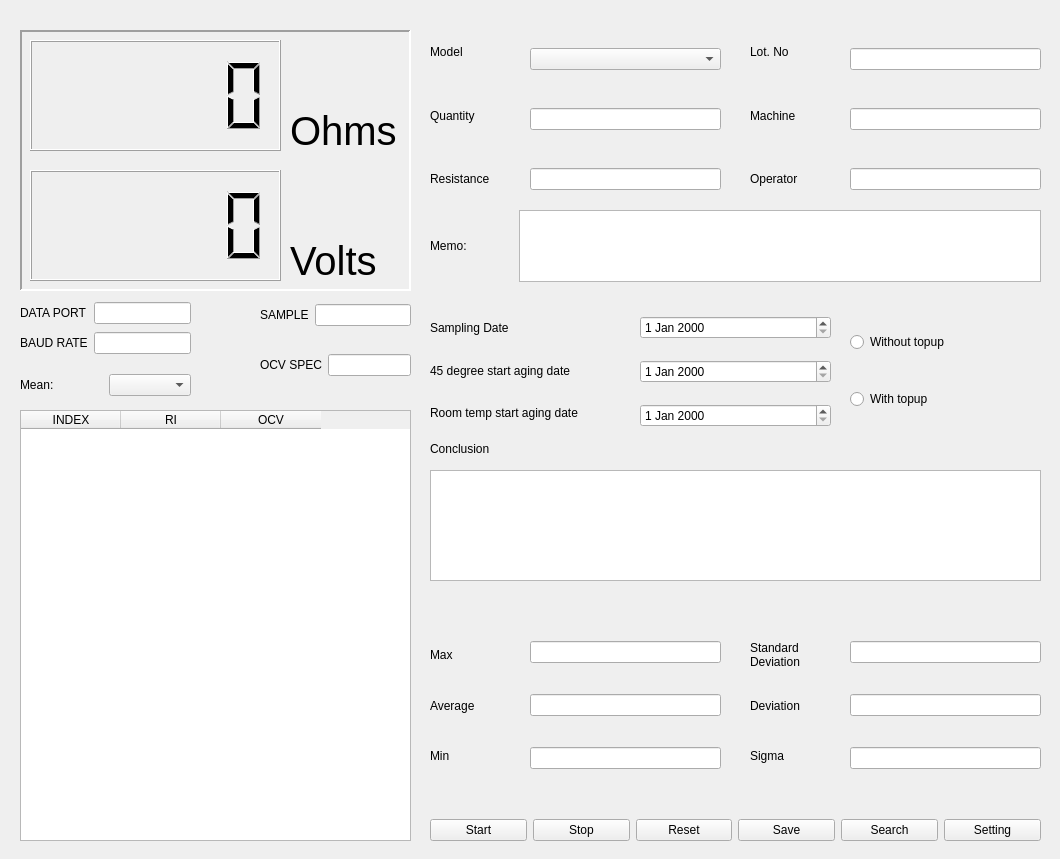
<?xml version="1.0" encoding="UTF-8"?>
<ui version="4.0">
 <class>Form</class>
 <widget class="QWidget" name="Form">
  <property name="geometry">
   <rect>
    <x>0</x>
    <y>0</y>
    <width>1060</width>
    <height>859</height>
   </rect>
  </property>
  <property name="sizePolicy">
   <sizepolicy hsizetype="Fixed" vsizetype="Fixed">
    <horstretch>0</horstretch>
    <verstretch>0</verstretch>
   </sizepolicy>
  </property>
  <property name="minimumSize">
   <size>
    <width>1060</width>
    <height>859</height>
   </size>
  </property>
  <property name="maximumSize">
   <size>
    <width>1060</width>
    <height>859</height>
   </size>
  </property>
  <property name="windowTitle">
   <string>OCVRi log</string>
  </property>
  <widget class="QWidget" name="gridLayoutWidget">
   <property name="geometry">
    <rect>
     <x>530</x>
     <y>10</y>
     <width>191</width>
     <height>221</height>
    </rect>
   </property>
   <layout class="QGridLayout" name="gridLayout" rowstretch="0,0,0,0" columnstretch="0" rowminimumheight="0,0,0,0">
    <property name="leftMargin">
     <number>0</number>
    </property>
    <property name="topMargin">
     <number>0</number>
    </property>
    <property name="spacing">
     <number>0</number>
    </property>
    <item row="1" column="0">
     <widget class="QLineEdit" name="lineEdit"/>
    </item>
    <item row="0" column="0">
     <widget class="QComboBox" name="comboBox"/>
    </item>
    <item row="3" column="0">
     <widget class="QLineEdit" name="lineEdit_2">
      <property name="readOnly">
       <bool>true</bool>
      </property>
     </widget>
    </item>
   </layout>
  </widget>
  <widget class="QWidget" name="gridLayoutWidget_2">
   <property name="geometry">
    <rect>
     <x>850</x>
     <y>10</y>
     <width>191</width>
     <height>221</height>
    </rect>
   </property>
   <layout class="QGridLayout" name="gridLayout_2" rowstretch="0,0,0" columnstretch="0">
    <property name="leftMargin">
     <number>0</number>
    </property>
    <property name="topMargin">
     <number>0</number>
    </property>
    <property name="spacing">
     <number>0</number>
    </property>
    <item row="0" column="0">
     <widget class="QLineEdit" name="lineEdit_3"/>
    </item>
    <item row="1" column="0">
     <widget class="QLineEdit" name="lineEdit_4"/>
    </item>
    <item row="2" column="0">
     <widget class="QLineEdit" name="lineEdit_5"/>
    </item>
   </layout>
  </widget>
  <widget class="QWidget" name="gridLayoutWidget_3">
   <property name="geometry">
    <rect>
     <x>430</x>
     <y>20</y>
     <width>172</width>
     <height>191</height>
    </rect>
   </property>
   <layout class="QGridLayout" name="gridLayout_3" rowstretch="0,0,0" columnstretch="0,0">
    <property name="leftMargin">
     <number>0</number>
    </property>
    <property name="topMargin">
     <number>0</number>
    </property>
    <property name="spacing">
     <number>0</number>
    </property>
    <item row="0" column="1">
     <widget class="QLabel" name="label">
      <property name="text">
       <string>Model</string>
      </property>
     </widget>
    </item>
    <item row="1" column="1">
     <widget class="QLabel" name="label_2">
      <property name="text">
       <string>Quantity</string>
      </property>
     </widget>
    </item>
    <item row="2" column="1">
     <widget class="QLabel" name="label_3">
      <property name="text">
       <string>Resistance</string>
      </property>
     </widget>
    </item>
   </layout>
  </widget>
  <widget class="QWidget" name="gridLayoutWidget_4">
   <property name="geometry">
    <rect>
     <x>750</x>
     <y>20</y>
     <width>81</width>
     <height>191</height>
    </rect>
   </property>
   <layout class="QGridLayout" name="gridLayout_4" rowstretch="0,0,0,0" columnstretch="0,0">
    <property name="leftMargin">
     <number>0</number>
    </property>
    <property name="topMargin">
     <number>0</number>
    </property>
    <property name="spacing">
     <number>0</number>
    </property>
    <item row="3" column="1">
     <widget class="QLabel" name="label_6">
      <property name="text">
       <string>Operator</string>
      </property>
     </widget>
    </item>
    <item row="2" column="1">
     <widget class="QLabel" name="label_4">
      <property name="text">
       <string>Machine</string>
      </property>
     </widget>
    </item>
    <item row="0" column="1">
     <widget class="QLabel" name="label_5">
      <property name="text">
       <string>Lot. No</string>
      </property>
     </widget>
    </item>
   </layout>
  </widget>
  <widget class="QWidget" name="horizontalLayoutWidget">
   <property name="geometry">
    <rect>
     <x>430</x>
     <y>210</y>
     <width>611</width>
     <height>72</height>
    </rect>
   </property>
   <layout class="QHBoxLayout" name="horizontalLayout">
    <property name="spacing">
     <number>52</number>
    </property>
    <item>
     <widget class="QLabel" name="label_7">
      <property name="text">
       <string>Memo:</string>
      </property>
     </widget>
    </item>
    <item>
     <widget class="QPlainTextEdit" name="plainTextEdit"/>
    </item>
   </layout>
  </widget>
  <widget class="QWidget" name="verticalLayoutWidget">
   <property name="geometry">
    <rect>
     <x>640</x>
     <y>301</y>
     <width>191</width>
     <height>141</height>
    </rect>
   </property>
   <layout class="QVBoxLayout" name="verticalLayout">
    <item>
     <widget class="QDateEdit" name="dateEdit_2"/>
    </item>
    <item>
     <widget class="QDateEdit" name="dateEdit"/>
    </item>
    <item>
     <widget class="QDateEdit" name="dateEdit_3"/>
    </item>
   </layout>
  </widget>
  <widget class="QWidget" name="verticalLayoutWidget_2">
   <property name="geometry">
    <rect>
     <x>430</x>
     <y>310</y>
     <width>201</width>
     <height>121</height>
    </rect>
   </property>
   <layout class="QVBoxLayout" name="verticalLayout_2">
    <item>
     <widget class="QLabel" name="label_9">
      <property name="text">
       <string>Sampling Date</string>
      </property>
      <property name="wordWrap">
       <bool>true</bool>
      </property>
     </widget>
    </item>
    <item>
     <widget class="QLabel" name="label_8">
      <property name="text">
       <string>45 degree start aging date</string>
      </property>
      <property name="wordWrap">
       <bool>true</bool>
      </property>
     </widget>
    </item>
    <item>
     <widget class="QLabel" name="label_10">
      <property name="text">
       <string>Room temp start aging date</string>
      </property>
      <property name="wordWrap">
       <bool>true</bool>
      </property>
     </widget>
    </item>
   </layout>
  </widget>
  <widget class="QWidget" name="verticalLayoutWidget_3">
   <property name="geometry">
    <rect>
     <x>850</x>
     <y>301</y>
     <width>191</width>
     <height>141</height>
    </rect>
   </property>
   <layout class="QVBoxLayout" name="verticalLayout_3">
    <item>
     <widget class="QRadioButton" name="radioButton">
      <property name="text">
       <string>Without topup</string>
      </property>
     </widget>
    </item>
    <item>
     <widget class="QRadioButton" name="radioButton_2">
      <property name="text">
       <string>With topup</string>
      </property>
     </widget>
    </item>
   </layout>
  </widget>
  <widget class="QTextBrowser" name="textBrowser">
   <property name="geometry">
    <rect>
     <x>430</x>
     <y>470</y>
     <width>611</width>
     <height>111</height>
    </rect>
   </property>
  </widget>
  <widget class="QLabel" name="label_11">
   <property name="geometry">
    <rect>
     <x>430</x>
     <y>440</y>
     <width>81</width>
     <height>17</height>
    </rect>
   </property>
   <property name="text">
    <string>Conclusion</string>
   </property>
  </widget>
  <widget class="QWidget" name="gridLayoutWidget_5">
   <property name="geometry">
    <rect>
     <x>430</x>
     <y>630</y>
     <width>81</width>
     <height>151</height>
    </rect>
   </property>
   <layout class="QGridLayout" name="gridLayout_5" rowstretch="0,0,0" columnstretch="0,0">
    <property name="leftMargin">
     <number>0</number>
    </property>
    <property name="topMargin">
     <number>0</number>
    </property>
    <property name="spacing">
     <number>0</number>
    </property>
    <item row="2" column="1">
     <widget class="QLabel" name="label_13">
      <property name="text">
       <string>Min</string>
      </property>
     </widget>
    </item>
    <item row="0" column="1">
     <widget class="QLabel" name="label_14">
      <property name="text">
       <string>Max</string>
      </property>
     </widget>
    </item>
    <item row="1" column="1">
     <widget class="QLabel" name="label_15">
      <property name="text">
       <string>Average</string>
      </property>
     </widget>
    </item>
   </layout>
  </widget>
  <widget class="QWidget" name="gridLayoutWidget_6">
   <property name="geometry">
    <rect>
     <x>530</x>
     <y>610</y>
     <width>191</width>
     <height>191</height>
    </rect>
   </property>
   <layout class="QGridLayout" name="gridLayout_6" rowstretch="0,0,0" columnstretch="0">
    <property name="leftMargin">
     <number>0</number>
    </property>
    <property name="topMargin">
     <number>0</number>
    </property>
    <property name="spacing">
     <number>0</number>
    </property>
    <item row="1" column="0">
     <widget class="QLineEdit" name="lineEdit_8">
      <property name="readOnly">
       <bool>true</bool>
      </property>
     </widget>
    </item>
    <item row="2" column="0">
     <widget class="QLineEdit" name="lineEdit_7">
      <property name="readOnly">
       <bool>true</bool>
      </property>
     </widget>
    </item>
    <item row="0" column="0">
     <widget class="QLineEdit" name="lineEdit_9">
      <property name="readOnly">
       <bool>true</bool>
      </property>
     </widget>
    </item>
   </layout>
  </widget>
  <widget class="QWidget" name="gridLayoutWidget_7">
   <property name="geometry">
    <rect>
     <x>750</x>
     <y>630</y>
     <width>91</width>
     <height>151</height>
    </rect>
   </property>
   <layout class="QGridLayout" name="gridLayout_7" rowstretch="0,0,0" columnstretch="0,0">
    <property name="leftMargin">
     <number>0</number>
    </property>
    <property name="topMargin">
     <number>0</number>
    </property>
    <property name="spacing">
     <number>0</number>
    </property>
    <item row="1" column="1">
     <widget class="QLabel" name="label_18">
      <property name="text">
       <string>Deviation</string>
      </property>
     </widget>
    </item>
    <item row="2" column="1">
     <widget class="QLabel" name="label_16">
      <property name="text">
       <string>Sigma</string>
      </property>
     </widget>
    </item>
    <item row="0" column="1">
     <widget class="QLabel" name="label_17">
      <property name="text">
       <string>Standard Deviation</string>
      </property>
      <property name="wordWrap">
       <bool>true</bool>
      </property>
     </widget>
    </item>
   </layout>
  </widget>
  <widget class="QWidget" name="gridLayoutWidget_8">
   <property name="geometry">
    <rect>
     <x>850</x>
     <y>610</y>
     <width>191</width>
     <height>191</height>
    </rect>
   </property>
   <layout class="QGridLayout" name="gridLayout_8" rowstretch="0,0,0,0" columnstretch="0">
    <property name="leftMargin">
     <number>0</number>
    </property>
    <property name="topMargin">
     <number>0</number>
    </property>
    <property name="spacing">
     <number>0</number>
    </property>
    <item row="3" column="0">
     <widget class="QLineEdit" name="lineEdit_11">
      <property name="readOnly">
       <bool>true</bool>
      </property>
     </widget>
    </item>
    <item row="2" column="0">
     <widget class="QLineEdit" name="lineEdit_10">
      <property name="readOnly">
       <bool>true</bool>
      </property>
     </widget>
    </item>
    <item row="1" column="0">
     <widget class="QLineEdit" name="lineEdit_12">
      <property name="readOnly">
       <bool>true</bool>
      </property>
     </widget>
    </item>
   </layout>
  </widget>
  <widget class="QWidget" name="horizontalLayoutWidget_2">
   <property name="geometry">
    <rect>
     <x>430</x>
     <y>810</y>
     <width>611</width>
     <height>41</height>
    </rect>
   </property>
   <layout class="QHBoxLayout" name="horizontalLayout_2">
    <item>
     <widget class="QPushButton" name="pushButton">
      <property name="text">
       <string>Start</string>
      </property>
     </widget>
    </item>
    <item>
     <widget class="QPushButton" name="pushButton_2">
      <property name="text">
       <string>Stop</string>
      </property>
     </widget>
    </item>
    <item>
     <widget class="QPushButton" name="pushButton_5">
      <property name="text">
       <string>Reset</string>
      </property>
     </widget>
    </item>
    <item>
     <widget class="QPushButton" name="pushButton_4">
      <property name="text">
       <string>Save</string>
      </property>
     </widget>
    </item>
    <item>
     <widget class="QPushButton" name="pushButton_6">
      <property name="text">
       <string>Search</string>
      </property>
     </widget>
    </item>
    <item>
     <widget class="QPushButton" name="pushButton_3">
      <property name="text">
       <string>Setting</string>
      </property>
     </widget>
    </item>
   </layout>
  </widget>
  <widget class="QLCDNumber" name="lcdNumber">
   <property name="geometry">
    <rect>
     <x>30</x>
     <y>40</y>
     <width>251</width>
     <height>111</height>
    </rect>
   </property>
   <property name="smallDecimalPoint">
    <bool>true</bool>
   </property>
   <property name="intValue" stdset="0">
    <number>0</number>
   </property>
  </widget>
  <widget class="QLabel" name="label_19">
   <property name="geometry">
    <rect>
     <x>290</x>
     <y>100</y>
     <width>111</width>
     <height>61</height>
    </rect>
   </property>
   <property name="font">
    <font>
     <pointsize>30</pointsize>
    </font>
   </property>
   <property name="text">
    <string>Ohms</string>
   </property>
  </widget>
  <widget class="QLCDNumber" name="lcdNumber_2">
   <property name="geometry">
    <rect>
     <x>30</x>
     <y>170</y>
     <width>251</width>
     <height>111</height>
    </rect>
   </property>
   <property name="smallDecimalPoint">
    <bool>true</bool>
   </property>
  </widget>
  <widget class="QLabel" name="label_20">
   <property name="geometry">
    <rect>
     <x>290</x>
     <y>230</y>
     <width>111</width>
     <height>61</height>
    </rect>
   </property>
   <property name="font">
    <font>
     <pointsize>30</pointsize>
    </font>
   </property>
   <property name="text">
    <string>Volts</string>
   </property>
  </widget>
  <widget class="QWidget" name="gridLayoutWidget_9">
   <property name="geometry">
    <rect>
     <x>20</x>
     <y>300</y>
     <width>171</width>
     <height>58</height>
    </rect>
   </property>
   <layout class="QGridLayout" name="gridLayout_9">
    <item row="0" column="0">
     <widget class="QLabel" name="label_21">
      <property name="text">
       <string>DATA PORT</string>
      </property>
     </widget>
    </item>
    <item row="1" column="0">
     <widget class="QLabel" name="label_22">
      <property name="text">
       <string>BAUD RATE</string>
      </property>
     </widget>
    </item>
    <item row="0" column="1">
     <widget class="QLineEdit" name="lineEdit_6">
      <property name="readOnly">
       <bool>true</bool>
      </property>
     </widget>
    </item>
    <item row="1" column="1">
     <widget class="QLineEdit" name="lineEdit_13">
      <property name="readOnly">
       <bool>true</bool>
      </property>
     </widget>
    </item>
   </layout>
  </widget>
  <widget class="QWidget" name="gridLayoutWidget_10">
   <property name="geometry">
    <rect>
     <x>260</x>
     <y>290</y>
     <width>151</width>
     <height>50</height>
    </rect>
   </property>
   <layout class="QGridLayout" name="gridLayout_10">
    <item row="0" column="1">
     <widget class="QLineEdit" name="lineEdit_14">
      <property name="readOnly">
       <bool>true</bool>
      </property>
     </widget>
    </item>
    <item row="0" column="0">
     <widget class="QLabel" name="label_23">
      <property name="text">
       <string>SAMPLE</string>
      </property>
     </widget>
    </item>
   </layout>
  </widget>
  <widget class="QWidget" name="gridLayoutWidget_11">
   <property name="geometry">
    <rect>
     <x>20</x>
     <y>370</y>
     <width>171</width>
     <height>31</height>
    </rect>
   </property>
   <layout class="QGridLayout" name="gridLayout_11">
    <item row="0" column="0">
     <widget class="QLabel" name="label_24">
      <property name="text">
       <string>Mean:</string>
      </property>
     </widget>
    </item>
    <item row="0" column="1">
     <widget class="QComboBox" name="comboBox_2"/>
    </item>
   </layout>
  </widget>
  <widget class="QTableWidget" name="tableWidget">
   <property name="geometry">
    <rect>
     <x>20</x>
     <y>410</y>
     <width>391</width>
     <height>431</height>
    </rect>
   </property>
   <property name="lineWidth">
    <number>20</number>
   </property>
   <column>
    <property name="text">
     <string>INDEX</string>
    </property>
   </column>
   <column>
    <property name="text">
     <string>RI</string>
    </property>
   </column>
   <column>
    <property name="text">
     <string>OCV</string>
    </property>
   </column>
  </widget>
  <widget class="QWidget" name="gridLayoutWidget_12">
   <property name="geometry">
    <rect>
     <x>260</x>
     <y>340</y>
     <width>151</width>
     <height>50</height>
    </rect>
   </property>
   <layout class="QGridLayout" name="gridLayout_12">
    <item row="1" column="0">
     <widget class="QLabel" name="label_25">
      <property name="text">
       <string>OCV SPEC</string>
      </property>
     </widget>
    </item>
    <item row="1" column="1">
     <widget class="QLineEdit" name="lineEdit_15">
      <property name="readOnly">
       <bool>true</bool>
      </property>
     </widget>
    </item>
   </layout>
  </widget>
  <widget class="QFrame" name="frame">
   <property name="geometry">
    <rect>
     <x>20</x>
     <y>30</y>
     <width>391</width>
     <height>261</height>
    </rect>
   </property>
   <property name="frameShape">
    <enum>QFrame::Panel</enum>
   </property>
   <property name="frameShadow">
    <enum>QFrame::Sunken</enum>
   </property>
   <property name="lineWidth">
    <number>2</number>
   </property>
   <property name="midLineWidth">
    <number>2</number>
   </property>
  </widget>
 </widget>
 <resources/>
 <connections/>
</ui>
